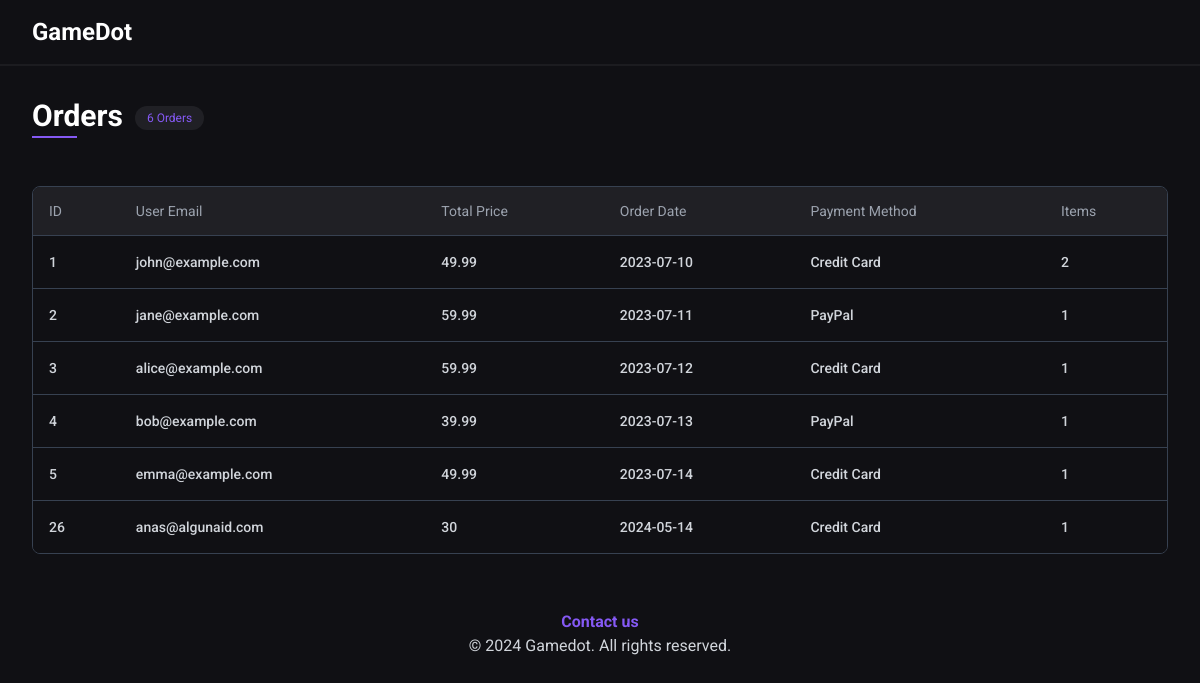
Before: /gamedot/admin/orders/ (signed in) with the older database file.
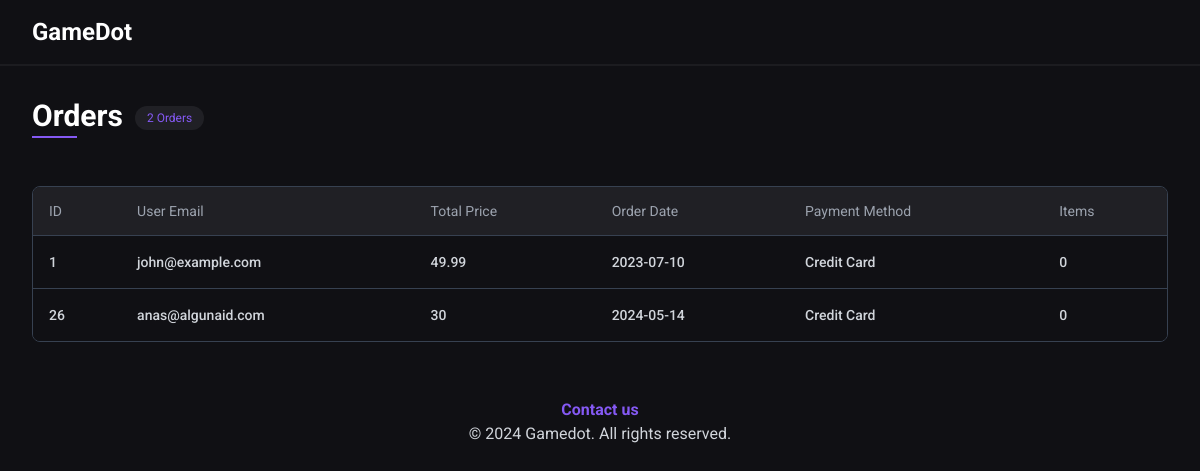
After: the same page with the newer database file.
### tables this page shows
CREATE TABLE `orders` (
  `id` int(11) NOT NULL,
  `user_id` int(11) DEFAULT NULL,
  `total_price` float DEFAULT NULL,
  `order_date` date DEFAULT current_timestamp(),
  `payment_method` varchar(255) DEFAULT NULL
);

CREATE TABLE `users` (
  `id` int(11) NOT NULL,
  `fname` varchar(255) DEFAULT NULL,
  `lname` varchar(255) DEFAULT NULL,
  `email` varchar(255) DEFAULT NULL,
  `password` varchar(255) DEFAULT NULL,
  `dob` date DEFAULT NULL
);

### src/admin/orders/controllers/orders.php (called while the page is built, shortened)
<?php
$ordersColumns = [
    'id' => "ID",
    'user_email' => "User Email",
    'total_price' => "Total Price",
    'order_date' => "Order Date",
    'payment_method' => "Payment Method",
    'items' => "Items"
];
$database = new Database();
$query = 'SELECT
              orders.*,
              users.email AS user_email,
              COUNT(order_items.id) AS items
          FROM
              orders
          JOIN
              users ON orders.user_id = users.id
          LEFT JOIN
              order_items ON orders.id = order_items.order_id
          GROUP BY
              orders.id
              ';
$orders = $database->query($query)->qAll();
require('src/admin/orders/views/orders.view.php');

### core/database.php (called while the page is built, shortened)
<?php
class Database
{
  private $host = 'localhost';
  private $db_name = 'gamedot';
  private $port = '3308';
  private $username = 'root';
  private $connection;
  private $statement;
  public function __construct()
  {
    $this->connection = null;
    try {
      $this->connection = new PDO('mysql:host=' . $this->host . ';port=' . $this->port . ';dbname=' . $this->db_name . ';user=' . $this->username);
      $this->connection->setAttribute(PDO::ATTR_ERRMODE, PDO::ERRMODE_EXCEPTION);
      $this->connection->setAttribute(PDO::ATTR_DEFAULT_FETCH_MODE, PDO::FETCH_ASSOC);
    } catch (PDOException $e) {
      echo 'Connection Error: ' . $e->getMessage();
    }
  }
  public function query($query, $params = [])
  {
    $this->statement = $this->connection->prepare($query);
    $this->statement->execute($params);
    return $this;
  }
  public function qAll()
  {
    return $this->statement->fetchAll();
  }
}

### src/admin/orders/views/orders.view.php (the view, shortened to what this page needs)
<main>
  <div class="xl:container mx-auto p-8">
    <div class="flex justify-between items-center gap-4 flex-wrap ">
      <div class="flex items-start gap-x-3">
        <h2 class="text-3xl font-bold mb-4 inline-block relative pb-1">
          Orders
          <span class="absolute bottom-0 left-0 w-1/2 h-0.5 bg-primary"></span>
        </h2>
        <span class="px-3 py-1 text-xs rounded-full bg-secondaryBlack text-primary mt-2"><?= count($orders) ?> Orders</span>
      </div>
    </div>
    <section>
      <div class="flex flex-col mt-6">
        <div class="overflow-x-auto ">
          <div class="inline-block min-w-full py-2 align-middle">
            <div class="overflow-hidden border  border-gray-700 md:rounded-lg">
              <table class="min-w-full divide-y divide-gray-700">
                <thead class="bg-secondaryBlack">
                  <tr>
                    <?php
                    foreach ($ordersColumns as $column) :
                    ?>
                      <th scope='col' class='px-4 py-3.5 text-sm font-normal text-left rtl:text-right text-gray-400'><?= $column ?></th>
                    <?php endforeach; ?>
                  </tr>
                </thead>
                <tbody class=" divide-y divide-gray-700 bg-myBlack">
                  <?php
                  foreach ($orders as $order) : ?>
                    <tr>
                      <?php foreach ($ordersColumns as $dbcolumn => $column) : ?>
                        <td class='px-4 py-4 text-sm font-medium text-gray-300 whitespace-nowrap hover:text-primary duration-300'><a href="./<?= $order['id'] ?>"><?= $order[$dbcolumn]  ?></a></td>
                      <?php endforeach; ?>
                    </tr>
                  <?php endforeach; ?>
                </tbody>
              </table>
            </div>
          </div>
        </div>
      </div>
    </section>
  </div>
</main>

Changed rows visible on the page:
removed orders: id "2", user.email "jane@example.com", total_price "59.99", order_date "2023-07-11", payment_method "PayPal", dbcolumn "1"
removed orders: id "3", user.email "alice@example.com", total_price "59.99", order_date "2023-07-12", payment_method "Credit Card", dbcolumn "1"
removed orders: id "4", user.email "bob@example.com", total_price "39.99", order_date "2023-07-13", payment_method "PayPal", dbcolumn "1"
removed orders: id "5", user.email "emma@example.com", total_price "49.99", order_date "2023-07-14", payment_method "Credit Card", dbcolumn "1"
Other visible differences:
count($orders): "6" → "2"
new list line: "0"
list line gone: "2"
list line gone: "1"
